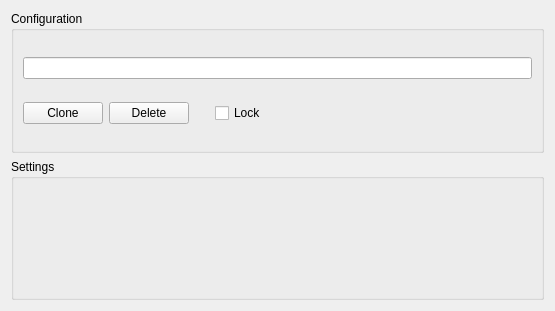
<?xml version="1.0" encoding="UTF-8"?>
<ui version="4.0">
 <class>TopOptionsPage</class>
 <widget class="QWidget" name="TopOptionsPage">
  <property name="geometry">
   <rect>
    <x>0</x>
    <y>0</y>
    <width>555</width>
    <height>311</height>
   </rect>
  </property>
  <property name="sizePolicy">
   <sizepolicy hsizetype="Preferred" vsizetype="Preferred">
    <horstretch>0</horstretch>
    <verstretch>0</verstretch>
   </sizepolicy>
  </property>
  <property name="windowTitle">
   <string/>
  </property>
  <layout class="QVBoxLayout" name="verticalLayout">
   <item>
    <widget class="QGroupBox" name="configurationBox">
     <property name="title">
      <string>Configuration</string>
     </property>
     <layout class="QVBoxLayout" name="verticalLayout_2">
      <item>
       <widget class="QLineEdit" name="nameLineEdit">
        <property name="sizePolicy">
         <sizepolicy hsizetype="Expanding" vsizetype="Fixed">
          <horstretch>0</horstretch>
          <verstretch>0</verstretch>
         </sizepolicy>
        </property>
        <property name="text">
         <string/>
        </property>
        <property name="maxLength">
         <number>50</number>
        </property>
       </widget>
      </item>
      <item>
       <layout class="QHBoxLayout" name="horizontalLayout">
        <item>
         <widget class="QPushButton" name="cloneButton">
          <property name="sizePolicy">
           <sizepolicy hsizetype="Preferred" vsizetype="Fixed">
            <horstretch>0</horstretch>
            <verstretch>0</verstretch>
           </sizepolicy>
          </property>
          <property name="text">
           <string>Clone</string>
          </property>
         </widget>
        </item>
        <item>
         <widget class="QPushButton" name="deleteButton">
          <property name="sizePolicy">
           <sizepolicy hsizetype="Preferred" vsizetype="Fixed">
            <horstretch>0</horstretch>
            <verstretch>0</verstretch>
           </sizepolicy>
          </property>
          <property name="text">
           <string>Delete</string>
          </property>
         </widget>
        </item>
        <item>
         <spacer name="horizontalSpacer_2">
          <property name="orientation">
           <enum>Qt::Horizontal</enum>
          </property>
          <property name="sizeType">
           <enum>QSizePolicy::Preferred</enum>
          </property>
          <property name="sizeHint" stdset="0">
           <size>
            <width>20</width>
            <height>9</height>
           </size>
          </property>
         </spacer>
        </item>
        <item>
         <widget class="QCheckBox" name="lockCheckBox">
          <property name="text">
           <string>Lock</string>
          </property>
         </widget>
        </item>
        <item>
         <spacer name="horizontalSpacer_3">
          <property name="orientation">
           <enum>Qt::Horizontal</enum>
          </property>
          <property name="sizeType">
           <enum>QSizePolicy::Expanding</enum>
          </property>
          <property name="sizeHint" stdset="0">
           <size>
            <width>100</width>
            <height>9</height>
           </size>
          </property>
         </spacer>
        </item>
       </layout>
      </item>
     </layout>
    </widget>
   </item>
   <item>
    <widget class="QGroupBox" name="settingsBox">
     <property name="title">
      <string>Settings</string>
     </property>
     <layout class="QVBoxLayout" name="verticalLayout_4"/>
    </widget>
   </item>
  </layout>
 </widget>
 <resources/>
 <connections/>
</ui>
